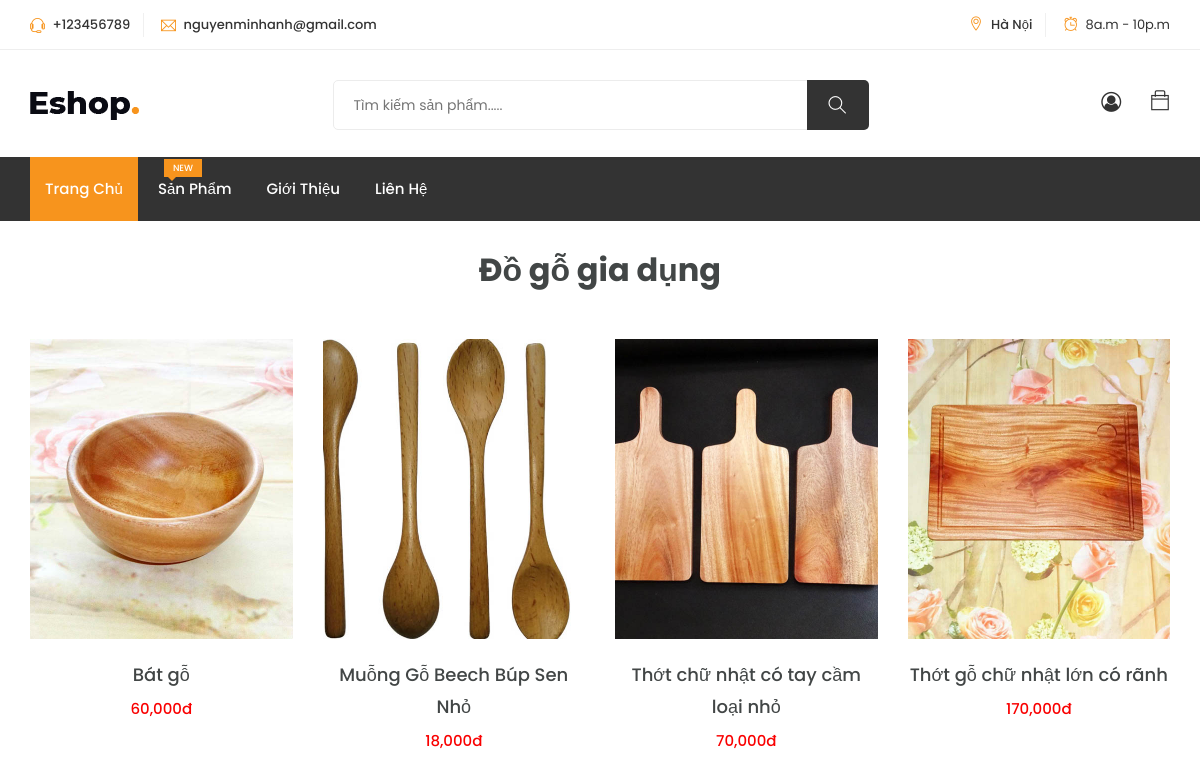
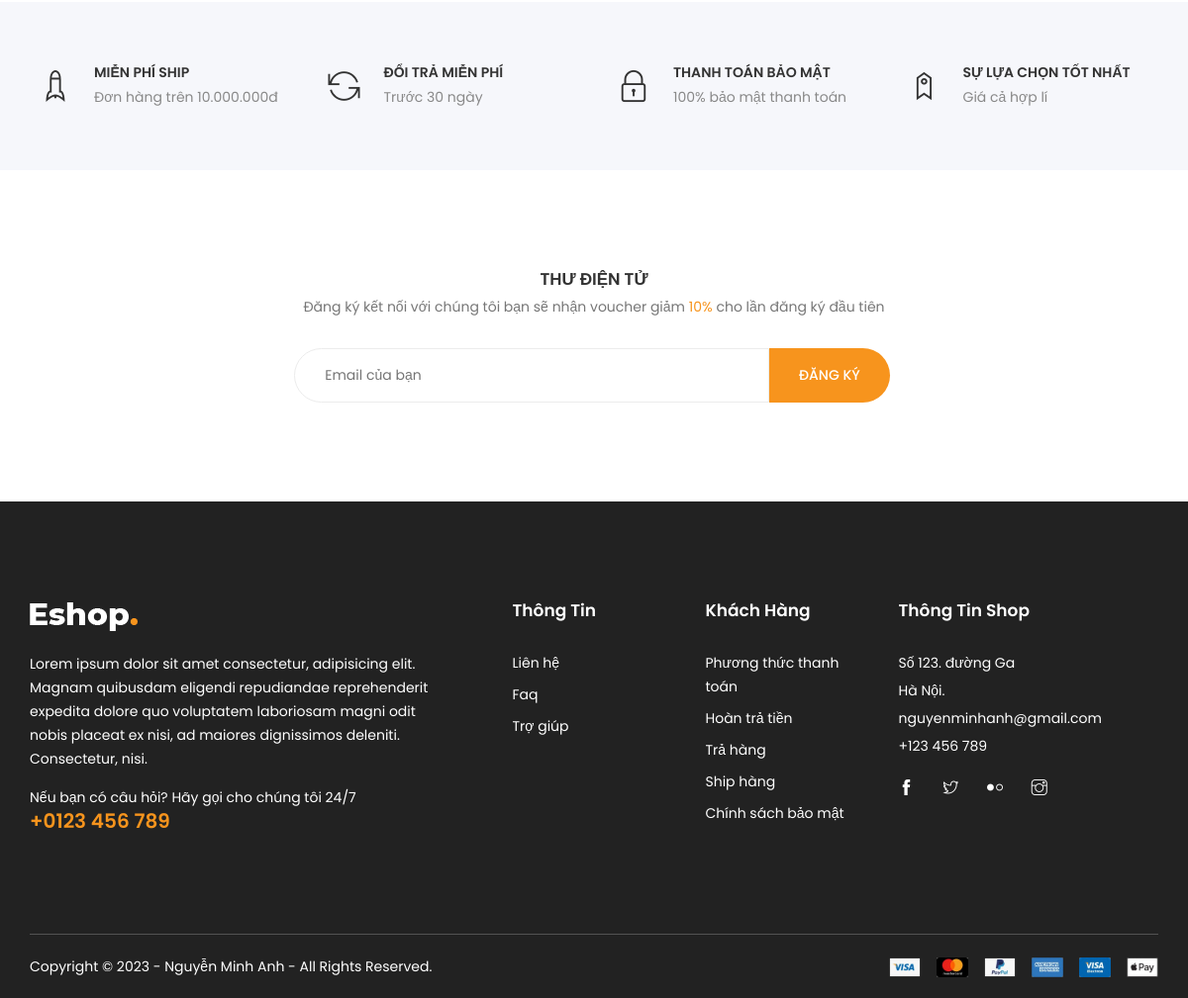
The page /?action=cate-view&id=1 on the database its author committed (2 pictures, top to bottom).
### tables this page shows
CREATE TABLE `categories` (
  `id` int(11) NOT NULL,
  `title` text NOT NULL
);

CREATE TABLE `products` (
  `id` int(11) NOT NULL,
  `title` varchar(255) NOT NULL,
  `descrip` text DEFAULT NULL,
  `img` longtext NOT NULL,
  `price` int(11) NOT NULL,
  `id_category` int(11) NOT NULL
);

### index.php (called while the page is built)
<?php
    require_once "Controller/index.php";
    $index = new Controller();
    $index->MainControl();
?>

### Model/dbmodel.php (called while the page is built, shortened)
<?php
class Model extends Db
{
    public function GetDataUser()
    {
        $sql = "SELECT * FROM user";
        $con = $this->connect();
        $ketqua = $con->query($sql);
        if ($ketqua->num_rows == 0) {
            $data = 0;
        } else {
            while ($datas = mysqli_fetch_assoc($ketqua)) {
                $data[] = $datas;
            }
        }
        return $data;
    }
    public function GetDataUserRole()
    {
        $sql = "SELECT * FROM role_user";
        $con = $this->connect();
        $ketqua = $con->query($sql);
        if ($ketqua->num_rows == 0) {
            $data = 0;
        } else {
            while ($datas = mysqli_fetch_assoc($ketqua)) {
                $data[] = $datas;
            }
        }
        return $data;
    }
    public function GetAllCategories()
    {
        $sql = "SELECT * FROM categories";
        $con = $this->connect();
        $result = $con->query($sql);
        if ($result->num_rows == 0) {
            $data = 0;
        } else {
            while ($datas = mysqli_fetch_assoc($result)) {
                $data[] = $datas;
            }
        }
        return $data;
    }
    public function GetCategoryID($id_cate)
    {
        $sql = "SELECT * FROM categories WHERE id = $id_cate";
        $con = $this->connect();
        $ketqua = $con->query($sql);
        if ($ketqua->num_rows != 0) {
            $data = mysqli_fetch_array($ketqua);
        } else {
            $data = 0;
        }
        return $data;
    }
    public function GetAllProducts()
    {
        $sql = "SELECT * FROM products";
        $con = $this->connect();
        $result = $con->query($sql);
        if ($result->num_rows == 0) {
            $data = 0;
        } else {
            while ($datas = mysqli_fetch_assoc($result)) {
                $data[] = $datas;
            }
        }
        return $data;
    }
    public function GetStatusBill()
    {
        $sql = "SELECT * FROM status_bill";
        $con = $this->connect();
        $result = $con->query($sql);
        if ($result->num_rows == 0) {
            $data = 0;
        } else {
            while ($datas = mysqli_fetch_assoc($result)) {
                $data[] = $datas;
            }
        }
        return $data;
    }
    public function GetProductCateID($id_cate)
    {
        $sql = "SELECT * FROM products WHERE id_category = '$id_cate'";
        $con = $this->connect();
        $result = $con->query($sql);
        if ($result->num_rows == 0) {
            $data = 0;
        } else {
            while ($datas = mysqli_fetch_assoc($result)) {
                $data[] = $datas;
            }
        }
        return $data;
    }
    public function GetAllReviews(){
        $sql = "SELECT * FROM reviews ";
        $con = $this->connect();
        $result = $con->query($sql);
        if ($result->num_rows == 0) {
            $data = 0;
        } else {
            while ($datas = mysqli_fetch_assoc($result)) {
                $data[] = $datas;
            }
        }
        return $data;
    }
    public function GetAllBill()
    {
        $sql = "SELECT * FROM bill";
        $con = $this->connect();
        $result = $con->query($sql);
        if ($result->num_rows == 0) {
            $data = 0;
        } else {
            while ($datas = mysqli_fetch_assoc($result)) {
                $data[] = $datas;
            }
        }
        return $data;
    }
}
?>

### View/page/categories_detail.php (the view, shortened to what this page needs)
<?php include('View/custom/header.php'); ?>
<div class="all-products">
    <div class="container">
        <?php
        if (isset($dataProductbyCate)) {
            if (is_array($dataProductbyCate)) {
                ?>
                <h2 class="text-center">
                    <?php echo $cateId['title']; ?>
                </h2>
                <div class="row">
                    <?php
                    foreach ($dataProductbyCate as $key => $product) {
                        ?>
                        <div class="single-product col-md-3">
                            <div class="product-img">
                                <a href="?action=detail_product&id=<?php echo $product['id']; ?>">
                                    <?php
                                    $product_img = json_decode($product['img']);
                                    if (count($product_img) > 1) {
                                        ?>
                                        <img class="default-img" src="uploads/<?php echo $product_img[0]; ?>" alt="#">
                                        <?php
                                    } elseif (count($product_img) == 0) {
                                        ?>
                                        <img class="default-img" src="https://via.placeholder.com/550x750" alt="#">
                                        <img class="hover-img" src="https://via.placeholder.com/550x750" alt="#">
                                        <?php
                                    } else {
                                        ?>
                                        <img class="default-img" src="uploads/<?php echo $product_img[0]; ?>" alt="#">
                                        <img class="hover-img" src="uploads/<?php echo $product_img[0]; ?>" alt="#">
                                        <?php
                                    }
                                    ?>
                                </a>
                            </div>
                            <div class="product-content">
                                <h3><a href="?action=detail_product&id=<?php echo $product['id']; ?>"><?php echo $product['title']; ?></a></h3>
                                <div class="product-price">
                                    <span>
                                        <?php echo number_format($product['price']) . 'đ' ?>
                                    </span>
                                </div>
                            </div>
                        </div>
                        <?php
                    }
                    ?>
                </div>
                <?php
            }else {
                ?>
                <h2 class="text-center">Không có sản phẩm nào!!</h2>
                <?php
            }
        }
        ?>
    </div>
</div>
<?php include('View/custom/footer_home.php'); ?>

### css/custom_style.css (style rules this page uses)
.single-product .product-img a { position: relative; padding-top: 300px; }
.single-product .product-img a img { position: absolute; top: 0; left: 0; right: 0; bottom: 0; object-fit: cover; height: 100%; }
.single-product .product-content { text-align: center; }
.single-product .product-content h3 a { font-size: 18px; line-height: 32px; }
.single-product .product-content .product-price span { color: #f90000; }
.all-products { padding: 30px 0; }

### rows shown on the page
categories: title "Đồ gỗ gia dụng"
products: shows a picture, title "Bát gỗ", price "60,000"
products: shows a picture, title "Muỗng Gỗ Beech Búp Sen Nhỏ", price "18,000"
products: shows a picture, title "Thớt chữ nhật có tay cầm loại nhỏ", price "70,000"
products: shows a picture, title "Thớt gỗ chữ nhật lớn có rãnh", price "170,000"
